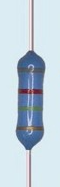
%> input picture Dorian/images/resistance_bleue_2.png, 60 x 187 px
$ octave affichage_reperes.m   (GNU Octave 9; MATLAB toolbox functions it lacks are replaced by stand-ins)
%> lines starting %> are read from the running program, lines starting %| are printed output that depends on the picture; in (x1, y1, x2, y2) boxes, pixels count from 0 and x2, y2 are one past the last pixel; in counts of white or black regions, pixels touching at a corner belong together; the program's own positions count from 1
### Dorian/rotate.m
function [I_rot] = rotate(I)
%Authors : Axel BRUYERE/Hippolyte CADORET/Dorian FABREGUE

%Input :
%       ->I : Image à traiter

%Output :
%       ->I_rot : Image après rotation


I_g = rgb2gray(I);
BW = edge(I_g,'canny'); %Détection des contours
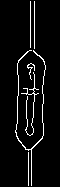
%> BW: size 187x60 logical; 5.3% white in thin lines or dots, all inside (x1, y1, x2, y2) = (15, 1, 46, 186)

%Récupération des lignes de l'image
[H,T,R] = hough(BW);
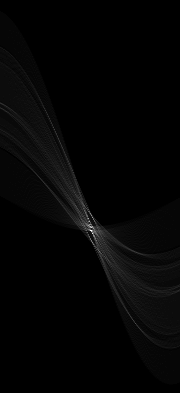
%> H: size 393x180 double; min 0, max 83, mean 1.5; drawn with min black and max white
%> T = 180 values from -90 to 89; R = 393 values from -196 to 196
P  = houghpeaks(H,5,'threshold',ceil(0.3*max(H(:))));
%> P = [231 91; 222 90; 218 93; 229 94; 236 94]
lines = houghlines(BW,T,R,P,'FillGap',5,'MinLength',7);
%> lines = 13 lines; longest, point1 to point2 (x, y): (35, 2) to (35, 53), (35, 66) to (35, 102), (29, 150) to (29, 186), (18, 102) to (18, 124), (19, 76) to (19, 96), (31, 31) to (31, 48)


vec1 = [lines(1).point2(1)-lines(1).point1(1),...
    lines(1).point2(2)-lines(1).point1(2)];
%> vec1 = [0 51]
ref = [0;1];

angle = acos((vec1*ref)/(norm(vec1)*norm(ref))) * 180 / pi;
%> angle = 0

I_rot = imrotate(I,90-angle);
[h,w,p] = size(I_rot);
%> h = 60; w = 187; p = 3
for i = 1:h
    for j = 1:w
        for k = 1:p
            if I_rot(i,j,k) == 0;
                I_rot(i,j,k) = I_rot(round(h/4),round(w/2),p);
            end
        end
    end
end

### Dorian/cut.m
function [I_cut1] = cut(I_rot)
%Authors : Axel BRUYERE/Hippolyte CADORET/Dorian FABREGUE

%Input :
%       ->I_rot : Image à traiter (ici, l'image après rotation)

%Output :
%       ->I_cut1 : Image après rognage


[H,W,p] = size(I_rot);
%> H = 60; W = 187
I_g = rgb2gray(I_rot);
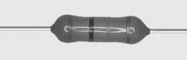
%> I_g: size 60x187 uint8; min 42, max 248, mean 204.1; mean of the top-left, top-right, bottom-left and bottom-right quarters 203.2, 202, 209.6, 201.8


I_cut = I_rot;
%Rognage en hauteur
BW = (I_g<210);
%> BW: size 60x187 logical; 24.1% white; 3 white regions (1 under 20 px), largest, box (x1, y1, x2, y2) and area: (0, 14, 187, 45) 2660, (0, 30, 46, 31) 46
while true
    a = 0;b = 0;
    if mean(BW(length(BW(:,1)),:)) < 0.3
        BW(end,:) = [];
        I_cut(end,:,:) = [];
    else
        a = 1;
    end

    if mean(BW(1,:)) <0.3
        BW(1,:) = [];
        I_cut(1,:,:) = [];
    else
        b = 1;
    end
    if a == 1 & b == 1
        break
    end
    if length(I_cut(:,1,1)) < 35
        break
    end
end
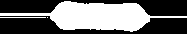
%> BW: size 34x187 logical; 42.6% white; 3 white regions (1 under 20 px), largest, box (x1, y1, x2, y2) and area: (0, 1, 187, 32) 2660, (0, 17, 46, 18) 46
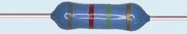
%> I_cut: size 34x187x3 uint8; mean R, G, B 170.4, 185.4, 201.7

%Pré-trairement pour le rognage en largeur
se1 = strel('disk',6);
I_dil = imdilate(BW,se1);
%> I_dil: size 34x187 logical; 70.8% white; 4 black regions, box (x1, y1, x2, y2) and area: (0, 23, 58, 34) 583, (142, 0, 187, 11) 441, (142, 23, 187, 34) 421, (0, 0, 55, 8) 414
se2 = ones(length(I_dil),1);
I_ero = imerode(I_dil,se2);
%> I_ero: size 34x187 logical; 44.9% white; 1 white region, box (x1, y1, x2, y2) and area: (58, 0, 142, 34) 2856
%Rognage en largeur
while true
    a = 0;b = 0;
    if mean(I_ero(:,length(I_ero(1,:)))) < 0.5
        I_ero(:,length(I_ero(1,:))) = [];
        I_cut(:,end,:) = [];
    else
        a = 1;
    end

    if mean(I_ero(:,1)) <0.5
        I_ero(:,1) = [];
        I_cut(:,1,:) = [];
    else
        b = 1;
    end
    if a == 1 & b == 1
        break
    end
end
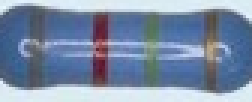
%> I_cut: size 34x84x3 uint8 (shown 3 times larger); mean R, G, B 123, 140.7, 166.8
%> I_ero: size 34x84 logical; every value is 1


%Finitions du rognage
c = 8; %c doit être pair
u = length(I_ero)-1.5*c;
%> u = 72
v = length(I_ero(:,1))-1.5*c;
%> v = 22
I_cut1 = imcrop(I_cut,[c c length(I_ero)-1.5*c length(I_ero(:,1))-2.4*c]);

% I_cut1 = I_cut;

### Dorian/affichage_reperes.m
clear all; close all; clc;

Irgb  = cut(rotate(imread('images/resistance_bleue_2.png')));

Ihsv = rgb2hsv(Irgb);
Ixyz = rgb2xyz(Irgb);
Ilab = rgb2lab(Irgb);

figure(1)
%XYZ
subplot(441)
imshow(Irgb);
title('RGB');
subplot(442)
imshow(Ixyz(:,:,1),[]);
title('X');
subplot(443)
imshow(Ixyz(:,:,2),[]);
title('Y');
subplot(444)
imshow(Ixyz(:,:,3),[]);
title('Z');
%HUV
subplot(445)
imshow(Irgb);
title('RGB');
subplot(446)
imshow(Ihsv(:,:,1),[]);
title('H');
subplot(447)
imshow(Ihsv(:,:,2),[]);
title('S');
subplot(448)
imshow(Ihsv(:,:,3),[]);
title('V');
%LAB
subplot(449)
imshow(Irgb);
title('RGB');
subplot(4,4,10)
imshow(Ilab(:,:,1),[]);
title('L');
subplot(4,4,11)
imshow(Ilab(:,:,2),[]);
title('a');
subplot(4,4,12)
imshow(Ilab(:,:,3),[]);
title('b');
%LAB
subplot(4,4,13)
imshow(Irgb);
title('RGB');
subplot(4,4,14)
imshow(Irgb(:,:,1),[]);
title('R');
subplot(4,4,15)
imshow(Irgb(:,:,2),[]);
title('G');
subplot(4,4,16)
imshow(Irgb(:,:,3),[]);
title('B');
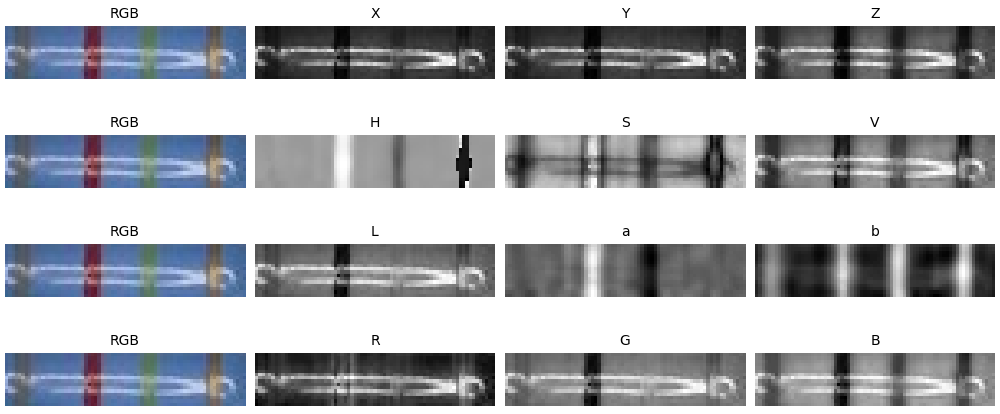
%> figure redrawn from the program's plot data, 16 panels
